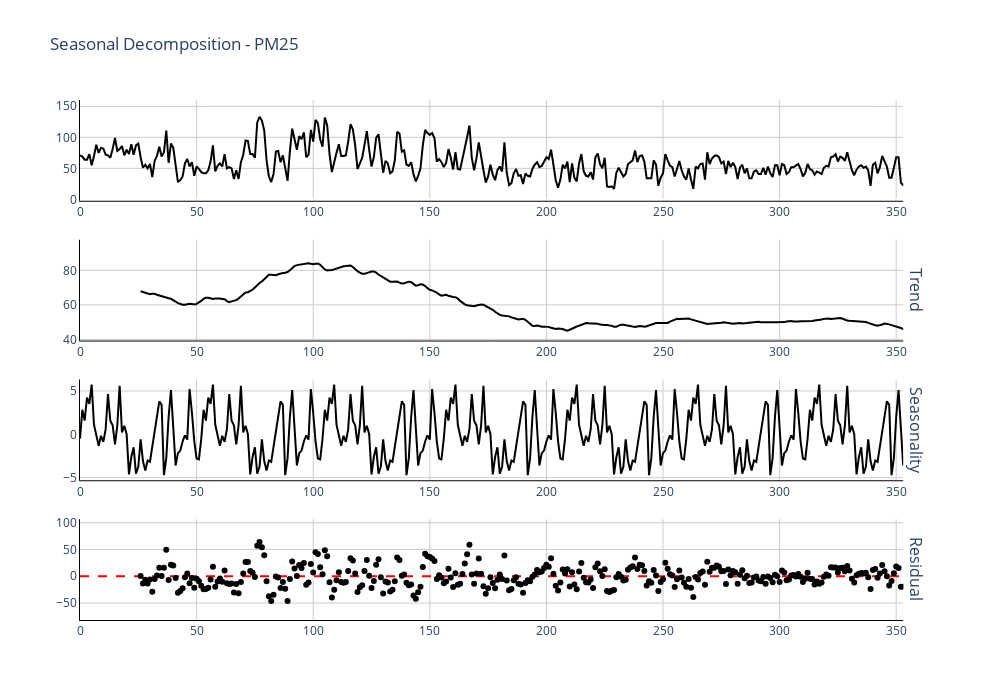

Source (notebook cell):
### Markdown cell above
## **Optuna**

### Code cell
TimeObject(df=data, column='pm25', agg_freq='D').plot_seasonal_decompose(,)

### Figure 1 — Plotly figure (JSON) as saved in the notebook; plotly's stock layout.template omitted (floating-point values rounded to 4 significant figures; data arrays with more than 128 entries replaced by an {"elided": "..."} marker saying what was removed)
{"data": [{"hovertemplate": "x: %{x}<br>y: %{y}", "marker": {"color": "black"}, "mode": "lines", "showlegend": false, "type": "scatter", "x": {"elided": "2466 int values"}, "xaxis": "x", "y": {"elided": "2466 float values"}, "yaxis": "y"}, {"hovertemplate": "x: %{x}<br>y: %{y}", "marker": {"color": "black"}, "mode": "lines", "showlegend": false, "type": "scatter", "x": {"elided": "2466 int values"}, "xaxis": "x2", "y": {"elided": "2466 float values"}, "yaxis": "y2"}, {"hovertemplate": "x: %{x}<br>y: %{y}", "marker": {"color": "black"}, "mode": "lines", "showlegend": false, "type": "scatter", "x": {"elided": "2466 int values"}, "xaxis": "x3", "y": {"elided": "2466 float values"}, "yaxis": "y3"}, {"hovertemplate": "x: %{x}<br>y: %{y}", "line": {"color": "red", "dash": "dash"}, "mode": "lines", "showlegend": false, "type": "scatter", "x": {"elided": "2466 int values"}, "xaxis": "x4", "y": {"elided": "2466 int values"}, "yaxis": "y4"}, {"hovertemplate": "x: %{x}<br>y: %{y}", "marker": {"color": "black"}, "mode": "markers", "showlegend": false, "type": "scatter", "x": {"elided": "2466 int values"}, "xaxis": "x4", "y": {"elided": "2466 float values"}, "yaxis": "y4"}], "layout": {"annotations": [{"font": {"size": 16}, "showarrow": false, "text": "Trend", "textangle": 90, "x": 0.98, "xanchor": "left", "xref": "paper", "y": 0.6344, "yanchor": "middle", "yref": "paper"}, {"font": {"size": 16}, "showarrow": false, "text": "Seasonality", "textangle": 90, "x": 0.98, "xanchor": "left", "xref": "paper", "y": 0.3656, "yanchor": "middle", "yref": "paper"}, {"font": {"size": 16}, "showarrow": false, "text": "Residual", "textangle": 90, "x": 0.98, "xanchor": "left", "xref": "paper", "y": 0.09688, "yanchor": "middle", "yref": "paper"}], "height": 700, "paper_bgcolor": "white", "plot_bgcolor": "white", "title": {"text": "Seasonal Decomposition - PM25"}, "width": 1000, "xaxis": {"anchor": "y", "domain": [0, 0.98], "gridcolor": "#CCCCCC", "linecolor": "black", "range": [0, 353], "showgrid": true, "title": {}}, "xaxis2": {"anchor": "y2", "domain": [0, 0.98], "gridcolor": "#CCCCCC", "linecolor": "black", "range": [0, 353], "showgrid": true, "title": {}}, "xaxis3": {"anchor": "y3", "domain": [0, 0.98], "gridcolor": "#CCCCCC", "linecolor": "black", "range": [0, 353], "showgrid": true, "title": {}}, "xaxis4": {"anchor": "y4", "domain": [0, 0.98], "gridcolor": "#CCCCCC", "linecolor": "black", "range": [0, 353], "showgrid": true, "title": {}}, "yaxis": {"anchor": "x", "domain": [0.8063, 1], "gridcolor": "#CCCCCC", "linecolor": "black", "showgrid": true, "title": {}}, "yaxis2": {"anchor": "x2", "domain": [0.5375, 0.7312], "gridcolor": "#CCCCCC", "linecolor": "black", "showgrid": true, "title": {}}, "yaxis3": {"anchor": "x3", "domain": [0.2687, 0.4625], "gridcolor": "#CCCCCC", "linecolor": "black", "showgrid": true, "title": {}}, "yaxis4": {"anchor": "x4", "domain": [0, 0.1938], "gridcolor": "#CCCCCC", "linecolor": "black", "showgrid": true, "title": {}}}}
